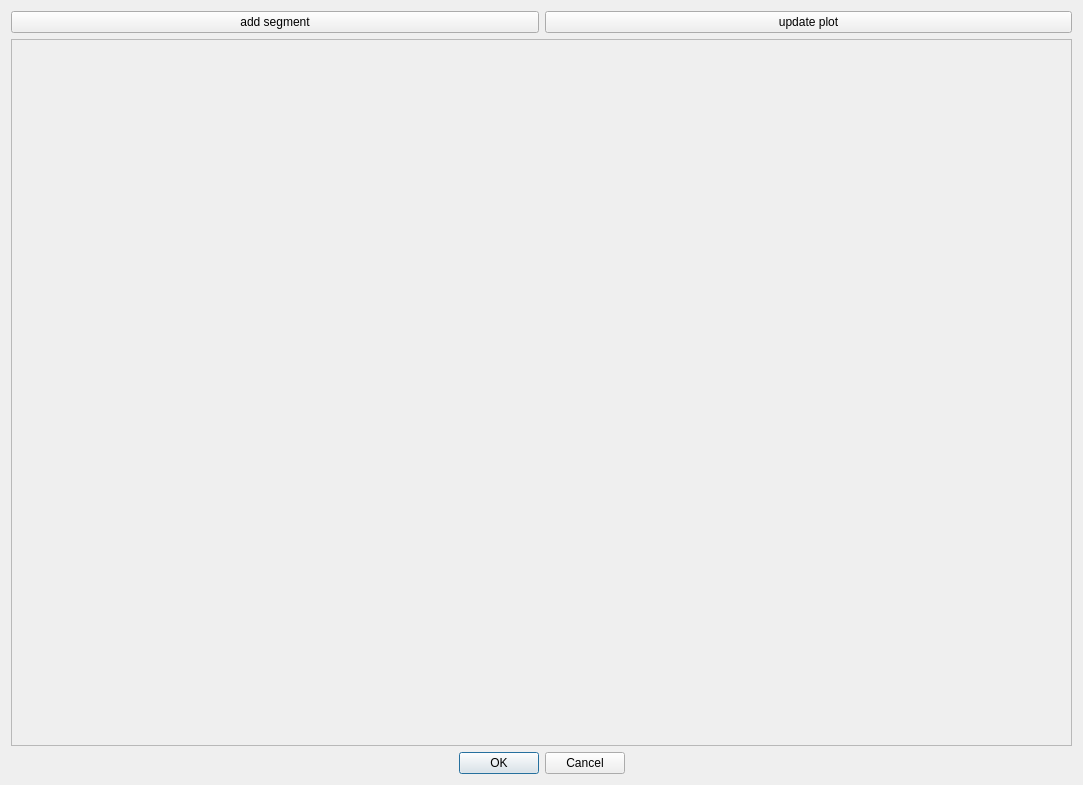
<?xml version="1.0" encoding="UTF-8"?>
<ui version="4.0">
 <class>Dialog</class>
 <widget class="QDialog" name="Dialog">
  <property name="geometry">
   <rect>
    <x>0</x>
    <y>0</y>
    <width>1083</width>
    <height>785</height>
   </rect>
  </property>
  <property name="windowTitle">
   <string>Dialog</string>
  </property>
  <layout class="QVBoxLayout" name="verticalLayout_2">
   <item>
    <layout class="QHBoxLayout" name="horizontalLayout">
     <item>
      <widget class="QPushButton" name="add_pb">
       <property name="text">
        <string>add segment</string>
       </property>
      </widget>
     </item>
     <item>
      <widget class="QPushButton" name="update_pb">
       <property name="text">
        <string>update plot</string>
       </property>
      </widget>
     </item>
    </layout>
   </item>
   <item>
    <widget class="QScrollArea" name="scrollArea">
     <property name="minimumSize">
      <size>
       <width>0</width>
       <height>250</height>
      </size>
     </property>
     <property name="widgetResizable">
      <bool>true</bool>
     </property>
     <widget class="QWidget" name="scrollAreaWidgetContents">
      <property name="geometry">
       <rect>
        <x>0</x>
        <y>0</y>
        <width>1063</width>
        <height>697</height>
       </rect>
      </property>
      <layout class="QVBoxLayout" name="verticalLayout_4">
       <item>
        <layout class="QVBoxLayout" name="scroll_layout"/>
       </item>
      </layout>
     </widget>
    </widget>
   </item>
   <item>
    <layout class="QVBoxLayout" name="verticalLayout"/>
   </item>
   <item>
    <widget class="QDialogButtonBox" name="buttonBox">
     <property name="orientation">
      <enum>Qt::Horizontal</enum>
     </property>
     <property name="standardButtons">
      <set>QDialogButtonBox::Cancel|QDialogButtonBox::Ok</set>
     </property>
     <property name="centerButtons">
      <bool>true</bool>
     </property>
    </widget>
   </item>
  </layout>
 </widget>
 <resources/>
 <connections>
  <connection>
   <sender>buttonBox</sender>
   <signal>accepted()</signal>
   <receiver>Dialog</receiver>
   <slot>accept()</slot>
   <hints>
    <hint type="sourcelabel">
     <x>227</x>
     <y>419</y>
    </hint>
    <hint type="destinationlabel">
     <x>157</x>
     <y>274</y>
    </hint>
   </hints>
  </connection>
  <connection>
   <sender>buttonBox</sender>
   <signal>rejected()</signal>
   <receiver>Dialog</receiver>
   <slot>reject()</slot>
   <hints>
    <hint type="sourcelabel">
     <x>295</x>
     <y>425</y>
    </hint>
    <hint type="destinationlabel">
     <x>286</x>
     <y>274</y>
    </hint>
   </hints>
  </connection>
 </connections>
</ui>
